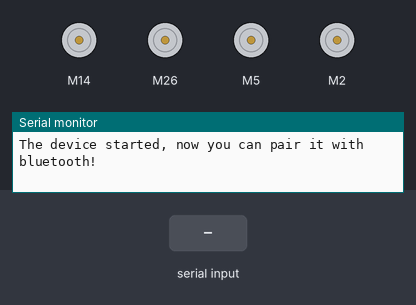
A sketch run on a simulated ESP32. On the bench: 4 × DC motor (green arrow = forward, orange = backward, longer = faster), the last lines printed to the serial monitor. The inputs (shaded band) are chosen by the test bench. Nothing arrives over Bluetooth unless stated.

Above: at 1.2 s.
1.3 s: "f" received over the second serial link
At 1.6 s:
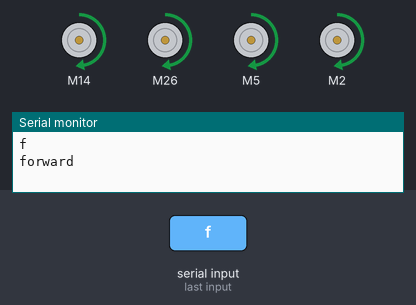
2.8 s: "b" received over the second serial link
At 3.9 s:
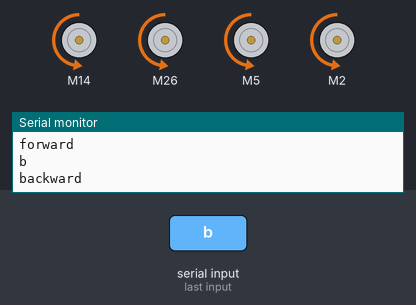
4.3 s: "l" received over the second serial link
At 5.0 s:
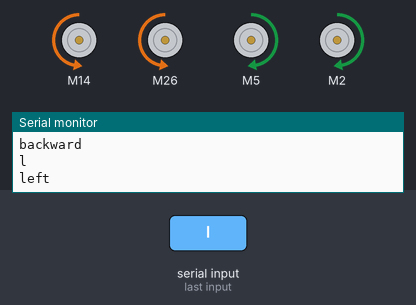
5.8 s: "r" received over the second serial link
At 6.2 s:
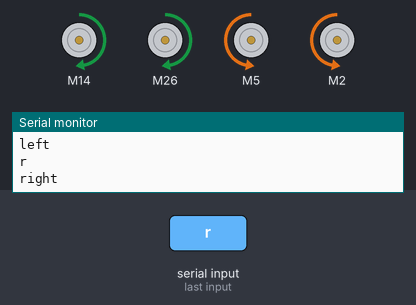
7.3 s: "p" received over the second serial link
At 8.5 s:
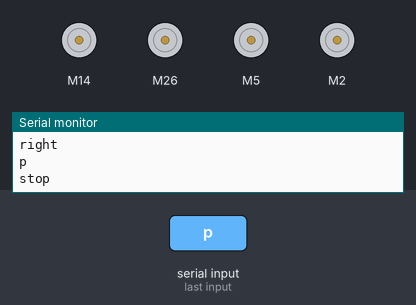
Timing chart, 0 to 9.8 s (numbered marks = the images above; inputs shaded):
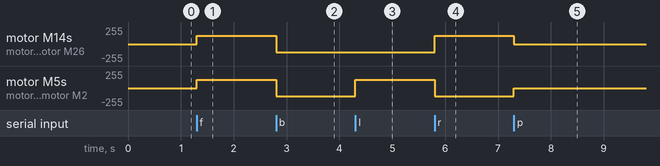

The sketch:

105_bluetooth_robot_control_tb66.ino
```cpp
// install TB6612FNG library
//https://github.com/vincasmiliunas/ESP32-Arduino-TB6612FNG

#include <TB6612FNG.h>
#include <ArduinoWebsockets.h>
#include "BluetoothSerial.h"

BluetoothSerial SerialBT;

#define MSLEEP  16
#define IA1     14
#define IB1     12
#define PWM1    13
#define IA2     27
#define IB2     26
#define PWM2    25
#define IA3     17
#define IB3     5
#define PWM3    18
#define IA4     4
#define IB4     2
#define PWM4    15

Tb6612fng motors1(16, 14, 12, 13, 26, 27, 25);
Tb6612fng motors2(16, 5, 17, 18, 2, 4, 15);
void go_forward(){
  Serial.println("forward");
  motors1.drive(0.5);
  motors2.drive(0.5);
}

void go_backward(){
  Serial.println("backward");
  motors1.drive(-0.5);
  motors2.drive(-0.5);
}

void turn_right(){
  Serial.println("right");
  motors1.drive(0.5);
  motors2.drive(-0.5);
}

void turn_left(){
  Serial.println("left");
  motors1.drive(-0.5);
  motors2.drive(0.5);
}

void stop(){
  Serial.println("stop");
  motors1.drive(0);
  motors2.drive(0);
  delay(200);
}


void setup() {
  Serial.begin(115200);
  SerialBT.begin("JD 4wheel robot"); //Bluetooth device name
  Serial.println("The device started, now you can pair it with bluetooth!");
  motors1.begin();
  motors2.begin();
}

void loop() {
  if (SerialBT.available()) {
    char c = SerialBT.read();
    Serial.println(c);
    if(c == 'f'){
      SerialBT.println("forward");
      go_forward();
    }else if(c == 'b'){
      SerialBT.println("backward");
      go_backward();
    }else if(c == 'l'){
      SerialBT.println("turn left");
      turn_left();
    }else if(c == 'r'){
      SerialBT.println("turn right");
      turn_right();
    }else if(c == 'p'){
      stop();
    }
  }
}
```

Measured:
- after the input at 1.3 s, motor M14, motor M26, motor M5, motor M2: stopped → forward 127/255 at once
- after the input at 2.8 s, motor M14, motor M26, motor M5, motor M2: forward 127/255 → backward 127/255 at once
- after the input at 4.3 s, motor M5, motor M2: backward 127/255 → forward 127/255 at once
- after the input at 5.8 s, motor M14, motor M26: backward 127/255 → forward 127/255 at once; motor M5, motor M2: forward 127/255 → backward 127/255 at once
- after the input at 7.3 s, motor M14, motor M26: forward 127/255 → stopped at once; motor M5, motor M2: backward 127/255 → stopped at once
